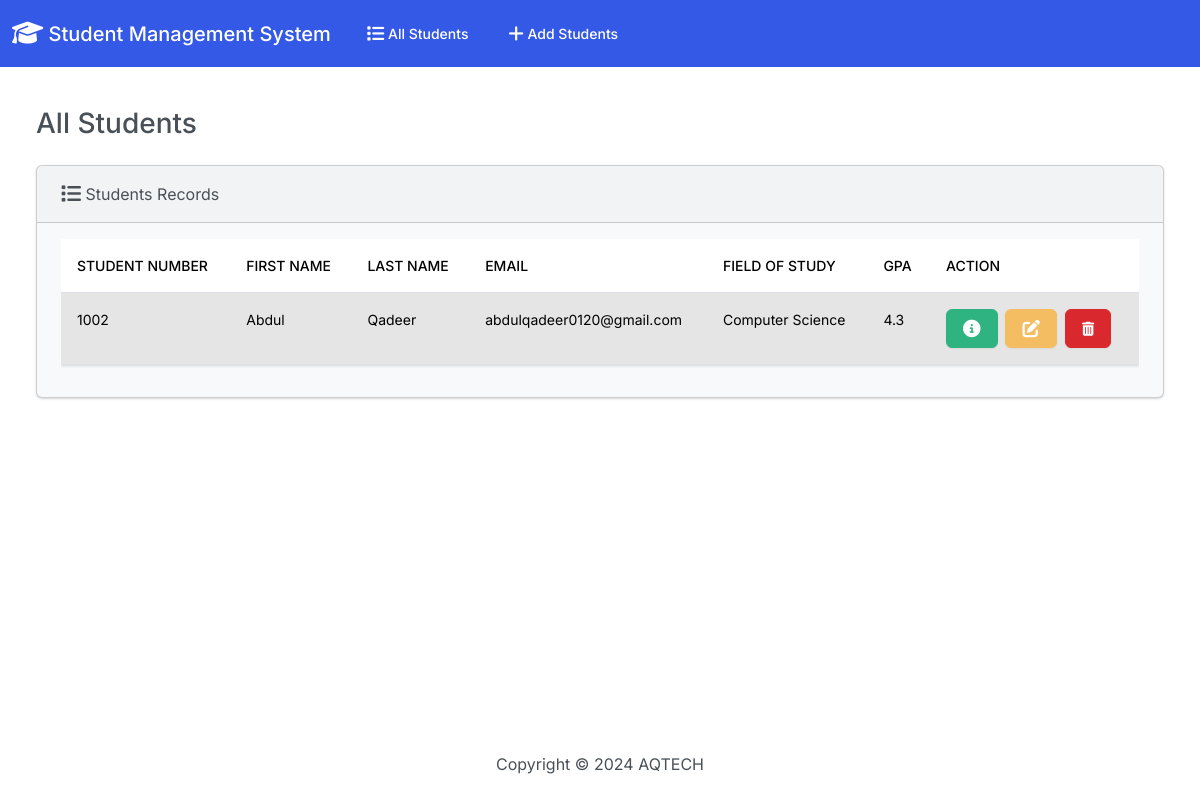
The page / on the database its author committed.
### student/models.py (models this page shows, shortened)
class Student(models.Model):
    student_no = models.PositiveBigIntegerField()
    first_name  = models.CharField(max_length=50)
    last_name = models.CharField(max_length=50)
    email = models.EmailField(max_length=100)
    field_of_study = models.CharField(max_length=50)
    cgpa = models.FloatField()

### student/views.py (the view)
# urls.py: path("", home, name="home"),
def home(request):
    student = Student.objects.all()
    context = {
        "student": student,
        "title": "Home"
    }
    return render(request, "student/index.html", context)

### templates/student/index.html (shortened to what this page needs)
{% extends "base.html" %}
{% block body %}
<h3 class="m-4">All Students</h3>
  <div class="col-12">
    {% if student %}
    <div class="card bg-light mb-4 ms-4 me-4">
      <div class="card-header">
        <i class="fa-solid fa-list fa-lg"></i> Students Records
      </div>
      <div class="card-body">
        <div class="table-responsive">
          <table class="table table-hover">
            <thead>
              <tr>
                <th scope="col">Student Number</th>
                <th scope="col">First Name</th>
                <th scope="col">Last Name</th>
                <th scope="col">Email</th>
                <th scope="col">Field of Study</th>
                <th scope="col">GPA</th>
                <th scope="col">Action</th>
              </tr>
            </thead>
            <tbody>
              {% for student in student %}
              <tr class="table-active">
                <td>{{student.student_no}}</td>
                <td>{{student.first_name }}</td>
                <td>{{student.last_name }}</td>
                <td>{{student.email}}</td>
                <td>{{student.field_of_study}}</td>
                <td>{{student.cgpa}}</td>
                <td>
                  <button
                    type="button"
                    class="btn btn-success me-1"
                    data-bs-toggle="modal"
                    data-bs-target="#myModal{{student.id}}"
                  >
                  </button>
                  <a
                    href="{% url  'edit' student.id %}"
                    class="btn btn-warning me-1"
                  >
                  </a>
                  <a
                    href="{% url  'delete' student.id %}"
                    class="btn btn-danger me-1"
                  >
<i class="fa-solid fa-trash-can" ></i></i>
                  </a>
                </td>
              </tr>
              {% endfor %}
            </tbody>
          </table>
        </div>
      </div>
    </div>
    {% else %}
    <h5 class="alert alert-primary ms-4 me-4">No Student Record</h5>
    {% endif %}
  </div>
</div>
{% endblock %}

### rows shown on the page
Student: student_no "1002", first_name "Abdul", last_name "Qadeer", email "abdulqadeer0120@gmail.com", field_of_study "Computer Science", cgpa "4.3"
